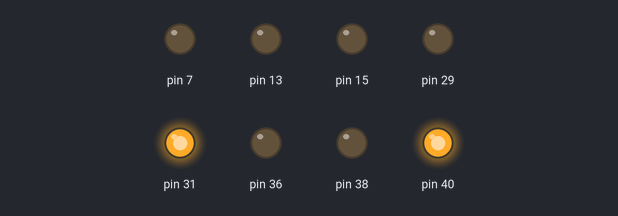
Bench run of a program on a simulated Raspberry Pi (header pin numbers). On the bench: output pins drawn as LEDs (lit = HIGH). At 16.0 s the program stops and its outputs stay as they are.

Above: at 0.1 s.
At 2.1 s:
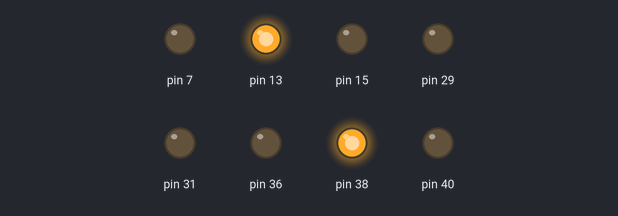
At 4.1 s:
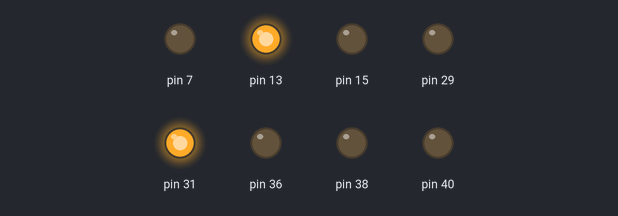
At 8.1 s:
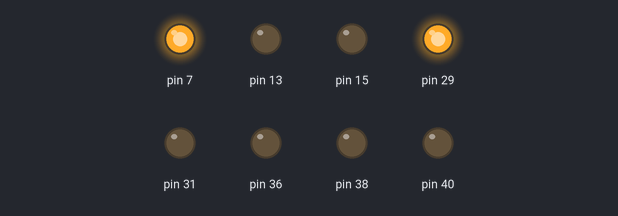
At 12.1 s:
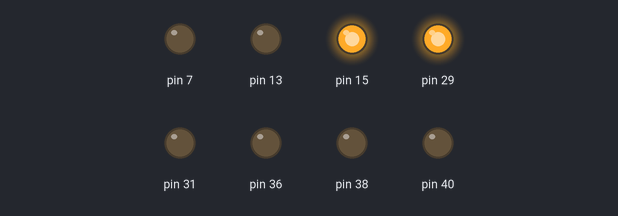
At 16.1 s:
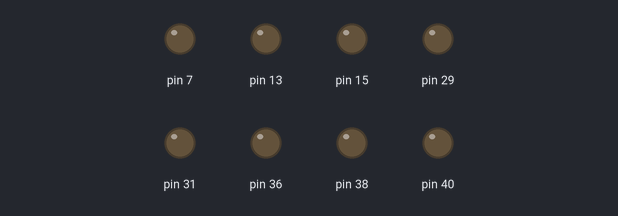
Timing chart, 0 to 17.5 s (numbered marks = the images above):
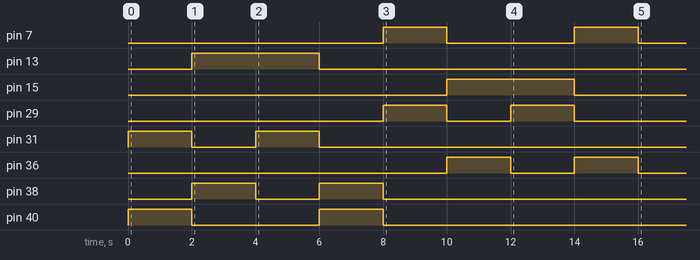

Measured:
- by itself, pin 7: alternates HIGH for 2.0 s and LOW for 4.0 s
- by itself, pin 13: LOW → HIGH at 2.0 s, → LOW 4.0 s later
- by itself, pin 15: LOW → HIGH at 10.0 s, → LOW 4.0 s later
- by itself, pin 29: LOW → HIGH at 8.0 s, → LOW 2.0 s later, → HIGH 2.0 s later, → LOW 2.0 s later, … (4 changes in this stretch)
- by itself, pin 31, pin 38: alternates HIGH for 2.0 s and LOW for 2.0 s, 4 changes in all, then stays LOW
- by itself, pin 36: LOW → HIGH at 10.0 s, → LOW 2.0 s later, → HIGH 2.0 s later, → LOW 2.0 s later, … (4 changes in this stretch)
- by itself, pin 40: alternates HIGH for 2.0 s and LOW for 4.0 s, 4 changes in all, then stays LOW

The program:

testWheels_Individual_4WD.py
```python
import RPi.GPIO as gpio
from time import sleep

gpio.setmode(gpio.BOARD)

# rear left
gpio.setup(13, gpio.OUT)    # forward
gpio.setup(15, gpio.OUT)    # reverse

# rear right
gpio.setup(31, gpio.OUT)    # forward
gpio.setup(29, gpio.OUT)    # reverse

# front right
gpio.setup(40, gpio.OUT)    # forward
gpio.setup(7, gpio.OUT)     # reverse

# front left
gpio.setup(38, gpio.OUT)    # forward
gpio.setup(36, gpio.OUT)    # reverse


def forward_front(t):

    gpio.output(40, gpio.HIGH)
    gpio.output(38, gpio.HIGH)

    sleep(t)
    gpio.output(40, gpio.LOW)
    gpio.output(38, gpio.LOW)


def forward_rear(t):

    gpio.output(13, gpio.HIGH)
    gpio.output(31, gpio.HIGH)

    sleep(t)
    gpio.output(13, gpio.LOW)
    gpio.output(31, gpio.LOW)


def forward_right(t):
    gpio.output(40, gpio.HIGH)
    gpio.output(31, gpio.HIGH)

    sleep(t)
    gpio.output(40, gpio.LOW)
    gpio.output(31, gpio.LOW)


def forward_left(t):
    gpio.output(13, gpio.HIGH)
    gpio.output(38, gpio.HIGH)

    sleep(t)
    gpio.output(13, gpio.LOW)
    gpio.output(38, gpio.LOW)


def reverse_front(t):

    gpio.output(7, gpio.HIGH)
    gpio.output(36, gpio.HIGH)

    sleep(t)
    gpio.output(7, gpio.LOW)
    gpio.output(36, gpio.LOW)


def reverse_rear(t):

    gpio.output(15, gpio.HIGH)
    gpio.output(29, gpio.HIGH)

    sleep(t)
    gpio.output(15, gpio.LOW)
    gpio.output(29, gpio.LOW)


def reverse_right(t):
    gpio.output(29, gpio.HIGH)
    gpio.output(7, gpio.HIGH)

    sleep(t)
    gpio.output(29, gpio.LOW)
    gpio.output(7, gpio.LOW)


def reverse_left(t):
    gpio.output(15, gpio.HIGH)
    gpio.output(36, gpio.HIGH)

    sleep(t)
    gpio.output(15, gpio.LOW)
    gpio.output(36, gpio.LOW)


# test
forward_right(2.0)
forward_left(2.0)
forward_rear(2.0)
forward_front(2.0)

reverse_right(2.0)
reverse_left(2.0)
reverse_rear(2.0)
reverse_front(2.0)


# clean up
gpio.cleanup()
```
